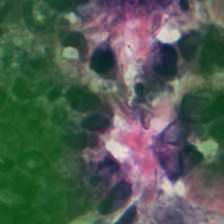
#> input picture Supplementary_Folder_1_Seperation_of_roi_and_Color_Analysis/Test_folder/t3_Stage_I__0.3409__blend.png, 224 x 224 px; its folder holds 2 pictures in this run
$ python find_closest_color_python3.py --imagePath Test_folder
#> lines starting #> are read from the running program, lines starting #| are printed output that depends on the picture
"""
Original Author  Ernesto P. Adorio, Ph.D
Original Source: http://my-other-life-as-programmer.blogspot.com/2012/02/python-finding-nearest-matching-color.html
Modifed By: JDiscar
Further Modified By: arunima2
This class maps an RGB value to the nearest color name it can find. Code is modified to include
ImageMagick names and WebColor names.
1. Modify the minimization criterion to use least sum of squares of the differences.
2. Provide error checking for input R, G, B values to be within the interval [0, 255].
3. Provide different ways to specify the input RGB values, aside from the (R, G, B) values as done in the program above.
"""

import cv2
import numpy as np
import argparse
#from utils.colorutils import get_dominant_color
import PIL
import colorsys
from matplotlib.colors import hsv_to_rgb
import os
from sklearn.cluster import KMeans
from collections import Counter

class ColorNames:

    WebColorMap = {}
    WebColorMap["Purple"] = "#4B0082"
    WebColorMap["Pink"] = "#DA70D6"
    WebColorMap["White"] = "#FFFFFF"


    # src: http://www.imagemagick.org/script/color.php
    ImageMagickColorMap = {}
    ImageMagickColorMap["snow"] = "#FFFAFA"
    ImageMagickColorMap["snow1"] = "#FFFAFA"
    ImageMagickColorMap["snow2"] = "#EEE9E9"

    @staticmethod
    def rgbFromStr(s):
        # s starts with a #.
        r, g, b = int(s[1:3],16), int(s[3:5], 16),int(s[5:7], 16)
        return r, g, b

    @staticmethod
    def findNearestWebColorName(R,G,B):
        return ColorNames.findNearestColorName(R,G,B,ColorNames.WebColorMap)

    @staticmethod
    def findNearestColorName(R,G,B,Map):
        mindiff = None
        for d in Map:
            r, g, b = ColorNames.rgbFromStr(Map[d])
            diff = abs(R -r)*256 + abs(G-g)* 256 + abs(B- b)* 256
            if mindiff is None or diff < mindiff:
                mindiff = diff
                mincolorname = d
        return mincolorname


def hsv2rgb(hsv):
    return hsv_to_rgb(hsv)

def get_dominant_color(image, k=4, image_processing_size = None):
	"""
	takes an image as input and returns the dominant color in the image as a list

	dominant color is found by performing k means on the pixel colors and returning the centroid
	of the largest cluster

	processing time is sped up by working with a smaller image; this can be done with the
	image_processing_size param which takes a tuple of image dims as input

	>>> get_dominant_color(my_image, k=4, image_processing_size = (25, 25))
	[56.2423442, 34.0834233, 70.1234123]
	"""
	#resize image if new dims provided
	if image_processing_size is not None:
		image = cv2.resize(image, image_processing_size, interpolation = cv2.INTER_AREA)

	#reshape the image to be a list of pixels
	image = image.reshape((image.shape[0] * image.shape[1], 3))

	#cluster the pixels and assign labels
	clt = KMeans(n_init=10, n_clusters = k)
	labels = clt.fit_predict(image)

	#count labels to find most popular
	label_counts = Counter(labels)

	#subset out most popular centroid
	dominant_color = clt.cluster_centers_[label_counts.most_common(1)[0][0]]

	return list(dominant_color)


if __name__ == "__main__":
	ap = argparse.ArgumentParser()
	ap.add_argument("-i", "--imagePath", required=True,help="Path to image to find dominant color of")
	ap.add_argument("-k", "--clusters", default=4, type=int,help="Number of clusters to use in kmeans when finding dominant color")
	args = vars(ap.parse_args())
	for filename in os.listdir(args['imagePath']):
		if filename.endswith(".png"):
			bgr_image = cv2.imread(os.path.join(args['imagePath'], filename))
#> bgr_image is the input picture: shape (224, 224, 3); mean B, G, R 82.9, 92, 80.9
			#convert to HSV; this is a better representation of how we see color
			hsv_image = cv2.cvtColor(bgr_image, cv2.COLOR_BGR2HSV)
#> hsv_image: shape (224, 224, 3); mean H, S, V 92.5, 94.1, 104.6
			dom_color = get_dominant_color(hsv_image, k=args['clusters'])
#> in get_dominant_color, `label_counts = Counter(labels)`: label_counts = {3: 16097, 1: 14306, 0: 13353, 2: 6420}
#> in get_dominant_color, `dominant_color = clt.cluster_centers_[label_counts.most_common(1)[0][0]]`: dominant_color = [69.26, 153.3, 79.7]
#> dom_color = [69.26, 153.3, 79.7]
			#create a square showing dominant color of equal size to input image
			dom_color_hsv = np.full(bgr_image.shape, dom_color, dtype='uint8')
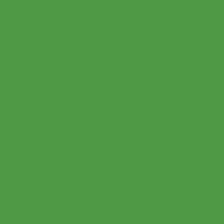
#> dom_color_hsv: shape (224, 224, 3); mean B, G, R 69, 153, 79
			#convert to bgr color space for display
			dom_color_bgr = cv2.cvtColor(dom_color_hsv, cv2.COLOR_HSV2BGR)
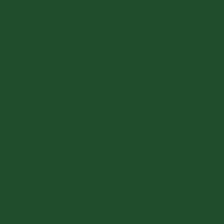
#> dom_color_bgr: shape (224, 224, 3); mean B, G, R 45, 79, 31
			output_image = np.hstack((bgr_image, dom_color_bgr))
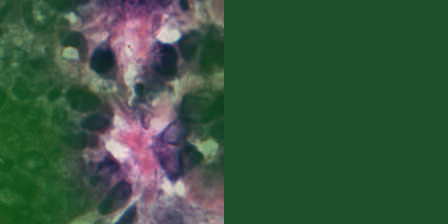
#> output_image: shape (224, 448, 3); mean B, G, R 63.9, 85.5, 56
			r1,g1,b1 = dom_color_bgr[1,1]
#> r1 = 45; g1 = 79; b1 = 31
			print(filename+","+ColorNames.findNearestWebColorName(r1,g1,b1))
#> the loop in findNearestColorName, `for d in Map:` made 3 passes
#> (d, r, g, b, diff, mindiff, mincolorname) on pass 1: ('Purple', 75, 0, 130, 53248, 53248, 'Purple')
#> (d, r, g, b, diff) on passes 2 to 3: ('Pink', 218, 112, 214, 99584), ('White', 255, 255, 255, 156160)
#> after the loop in findNearestColorName, `for d in Map:`: mindiff = 53248
#| t3_Stage_I__0.3409__blend.png,Purple
			#print ColorNames.findNearestWebColorName(dom_color_bgr[1,1])
		else:
			continue
#> pass 2 of the loop `for filename in os.listdir(args['imagePath']):`:
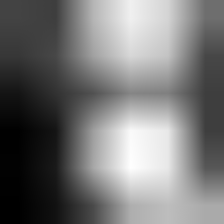
#> input picture Supplementary_Folder_1_Seperation_of_roi_and_Color_Analysis/Test_folder/t3_Stage_I__0.3409__heatmap.png, 224 x 224 px
#> bgr_image is the input picture: shape (224, 224, 3); min 0, max 255, mean 117.4
#> hsv_image: shape (224, 224, 3); mean H, S, V 0, 0, 117.4
#> dom_color = [0, 0, 77.59]
#> `dom_color_hsv = np.full(bgr_image.shape, dom_color, dtype='uint8')`:
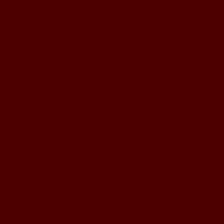
#> dom_color_hsv: shape (224, 224, 3); mean B, G, R 0, 0, 77
#> dom_color_bgr: shape (224, 224, 3); every value is 77
#> `output_image = np.hstack((bgr_image, dom_color_bgr))`:
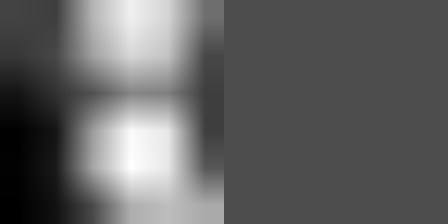
#> output_image: shape (224, 448, 3); min 0, max 255, mean 97.2
#> r1 = 77
#> the loop in findNearestColorName (call 2), `for d in Map:` made 3 passes
#> (d, r, g, b, diff, mindiff, mincolorname) on pass 1: ('Purple', 75, 0, 130, 33792, 33792, 'Purple')
#| t3_Stage_I__0.3409__heatmap.png,Purple
